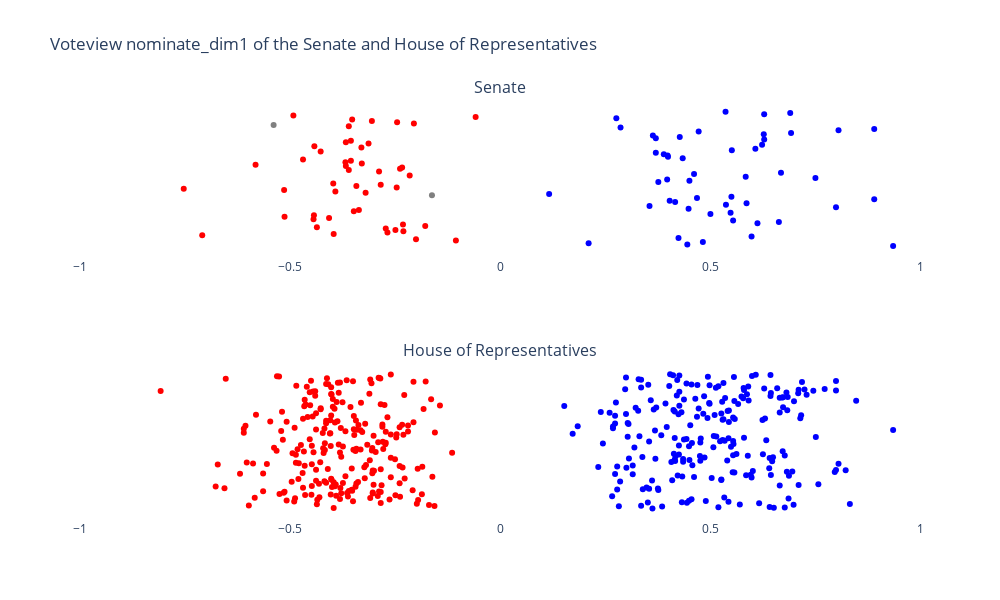

The code cell stored with this chart in its notebook:
### Markdown cell above
# Nominate Dim 1

### Code cell
senate: pd.DataFrame = DATABASE[DATABASE["chamber"] == "Senate"]
house: pd.DataFrame = DATABASE[DATABASE["chamber"] == "House"]

fig = make_subplots(
    rows=2,
    cols=1,
    subplot_titles=("Senate", "House of Representatives"),
)

fig.add_trace(
    go.Scatter(
        x=senate["nominate_dim1"],
        mode="markers",
        marker_color=senate["color"],
    ),
    row=1,
    col=1,
)

fig.add_trace(
    go.Scatter(
        x=house["nominate_dim1"],
        mode="markers",
        marker_color=house["color"],
    ),
    row=2,
    col=1,
)

fig.update_layout(
    title="Voteview nominate_dim1 of the Senate and House of Representatives",
    xaxis_title="",
    yaxis_title="",
    height=600,
    width=1000,
    showlegend=False,
    paper_bgcolor="rgba(0,0,0,0)",
    plot_bgcolor="rgba(0,0,0,0)",
    autosize=False,
)

fig.update_yaxes(showticklabels=False)
fig.update_xaxes(range=[-1, 1])
fig.write_image(ASSETS_DIR / "voteview-nominate-dim1.png")
fig.show()

### Figure 1 — Plotly figure (JSON) as saved in the notebook; plotly's stock layout.template omitted (floating-point values rounded to 4 significant figures; data arrays with more than 128 entries replaced by an {"elided": "..."} marker saying what was removed)
{"data": [{"marker": {"color": ["blue", "blue", "blue", "blue", "red", "red", "blue", "blue", "red", "red", "red", "red", "red", "red", "red", "red", "red", "blue", "blue", "blue", "red", "red", "red", "red", "blue", "blue", "red", "red", "blue", "blue", "blue", "blue", "blue", "blue", "blue", "blue", "blue", "blue", "gray", "blue", "red", "red", "red", "red", "red", "red", "red", "red", "blue", "blue", "blue", "blue", "blue", "red", "blue", "blue", "red", "red", "red", "red", "red", "red", "red", "red", "red", "red", "blue", "blue", "blue", "blue", "blue", "red", "blue", "blue", "red", "red", "blue", "red", "red", "red", "blue", "blue", "blue", "blue", "blue", "blue", "blue", "blue", "blue", "blue", "red", "gray", "red", "red", "red", "red", "blue", "red", "red", "blue", "blue", "blue"]}, "mode": "markers", "type": "scatter", "x": [0.936, 0.446, 0.211, 0.483, -0.105, -0.2, 0.425, 0.599, -0.709, -0.396, -0.268, -0.23, -0.249, -0.272, -0.436, -0.178, -0.231, 0.613, 0.664, 0.555, -0.444, -0.407, -0.513, -0.443, 0.501, 0.549, -0.348, -0.336, 0.449, 0.8, 0.356, 0.538, 0.587, 0.417, 0.404, 0.891, 0.469, 0.551, -0.162, 0.117, -0.32, -0.392, -0.514, -0.753, -0.246, -0.342, -0.284, -0.397, 0.377, 0.451, 0.398, 0.751, 0.585, -0.215, 0.462, 0.669, -0.288, -0.36, -0.238, -0.233, -0.367, -0.582, -0.329, -0.368, -0.355, -0.469, 0.435, 0.4, 0.399, 0.39, 0.371, -0.427, 0.552, 0.608, -0.33, -0.442, 0.624, -0.313, -0.367, -0.355, 0.629, 0.371, 0.428, 0.364, 0.628, 0.693, 0.473, 0.806, 0.891, 0.287, -0.36, -0.539, -0.205, -0.245, -0.305, -0.352, 0.277, -0.058, -0.492, 0.629, 0.691, 0.537], "xaxis": "x", "yaxis": "y"}, {"marker": {"color": {"elided": "455 str values"}}, "mode": "markers", "type": "scatter", "x": {"elided": "455 float values"}, "xaxis": "x2", "yaxis": "y2"}], "layout": {"annotations": [{"font": {"size": 16}, "showarrow": false, "text": "Senate", "x": 0.5, "xanchor": "center", "xref": "paper", "y": 1, "yanchor": "bottom", "yref": "paper"}, {"font": {"size": 16}, "showarrow": false, "text": "House of Representatives", "x": 0.5, "xanchor": "center", "xref": "paper", "y": 0.375, "yanchor": "bottom", "yref": "paper"}], "autosize": false, "height": 600, "paper_bgcolor": "rgba(0,0,0,0)", "plot_bgcolor": "rgba(0,0,0,0)", "showlegend": false, "title": {"text": "Voteview nominate_dim1 of the Senate and House of Representatives"}, "width": 1000, "xaxis": {"anchor": "y", "domain": [0, 1], "range": [-1, 1], "title": {"text": ""}}, "xaxis2": {"anchor": "y2", "domain": [0, 1], "range": [-1, 1]}, "yaxis": {"anchor": "x", "domain": [0.625, 1], "showticklabels": false, "title": {"text": ""}}, "yaxis2": {"anchor": "x2", "domain": [0, 0.375], "showticklabels": false}}}
